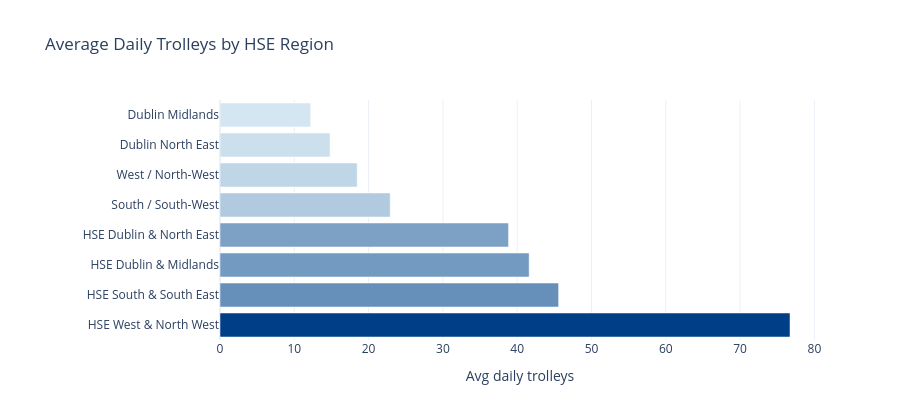

The cell this chart's notebook holds for it:
### Markdown cell above
> **Finding:** University Hospital Limerick (UHL) leads the league table with a significant margin — consistently recording more trolley patients per day than any other site in Ireland. The top 5 hospitals collectively account for a disproportionate share of national overcrowding.

### Code cell
# ── Chart 3.2: Regional comparison ───────────────────────────────────────────
region_daily = query("""
    SELECT
        report_date,
        region,
        SUM(total_trolleys) AS total_trolleys
    FROM stg.daily_features
    WHERE region IS NOT NULL AND region != ''
    GROUP BY report_date, region
    ORDER BY report_date, region
""")
region_daily['report_date'] = pd.to_datetime(region_daily['report_date'])

region_avg = (
    region_daily.groupby('region')['total_trolleys']
    .mean().reset_index()
    .sort_values('total_trolleys', ascending=False)
)

fig8 = px.bar(
    region_avg, x='total_trolleys', y='region',
    orientation='h',
    color='total_trolleys',
    color_continuous_scale=['#d4e6f1', HSE_BLUE],
    title='Average Daily Trolleys by HSE Region',
    labels={'total_trolleys': 'Avg daily trolleys', 'region': ''},
    template=TEMPLATE
)
fig8.update_layout(height=420, coloraxis_showscale=False, margin=dict(l=220))
fig8.show()

### Figure 1 — Plotly figure (JSON) as saved in the notebook; plotly's stock layout.template omitted (floating-point values rounded to 4 significant figures)
{"data": [{"hovertemplate": "Avg daily trolleys=%{marker.color}<br>=%{y}<extra></extra>", "legendgroup": "", "marker": {"color": [76.72, 45.58, 41.61, 38.83, 22.91, 18.46, 14.81, 12.21], "coloraxis": "coloraxis", "pattern": {"shape": ""}}, "name": "", "orientation": "h", "showlegend": false, "textposition": "auto", "type": "bar", "x": [76.72, 45.58, 41.61, 38.83, 22.91, 18.46, 14.81, 12.21], "xaxis": "x", "y": ["HSE West & North West", "HSE South & South East", "HSE Dublin & Midlands", "HSE Dublin & North East", "South / South-West", "West / North-West", "Dublin North East", "Dublin Midlands"], "yaxis": "y"}], "layout": {"barmode": "relative", "coloraxis": {"colorbar": {"title": {"text": "Avg daily trolleys"}}, "colorscale": [[0, "#d4e6f1"], [1, "#003F87"]], "showscale": false}, "height": 420, "legend": {"tracegroupgap": 0}, "margin": {"l": 220}, "title": {"text": "Average Daily Trolleys by HSE Region"}, "xaxis": {"anchor": "y", "domain": [0, 1], "title": {"text": "Avg daily trolleys"}}, "yaxis": {"anchor": "x", "domain": [0, 1], "title": {"text": ""}}}}
